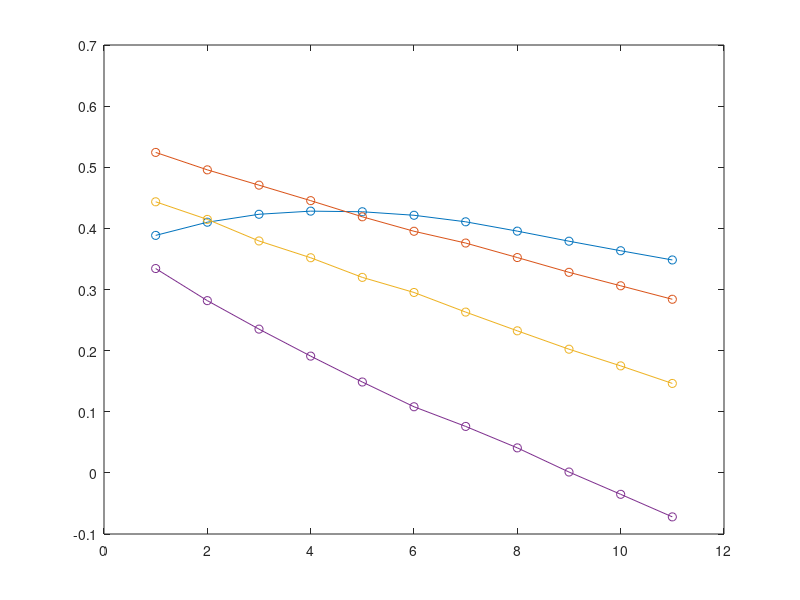

MATLAB code for this plot:
Cp_s1_vec = [0.388535059887793	0.410089271504859	0.423081263509132	0.428206874199250	0.427196256930238	0.421451820752997	0.410760262629052	0.395492451044128	0.379020807536522	0.363426259539419	0.348327633790221];

Cp_s2_vec = [0.524273605019206	0.495759252338887	0.470719355009459	0.445360826039762	0.418946806629481	0.395273037778017	0.376001584449836	0.352285861716555	0.328106970155638	0.306088065708441	0.284022340253381];

Cp_s3_vec = [0.443500334685753	0.414688427979398	0.379412940477698	0.351964393373824	0.319837688298843	0.295148539628623	0.263048006452663	0.232397377989702	0.202336822757299	0.175051007794760	0.146334398611290];

Cp_s4_vec = [0.334306586552559	0.281782682992607	0.235189345917949	0.191023114307577	0.148653388258926	0.108177974512491	0.0760052698195887	0.0409103256753319	0.00138831193398600	-0.0350654957412800	-0.0719803177373988];

figure
plot(Cp_s1_vec, '-o')
hold on
plot(Cp_s2_vec, '-o')
hold on
plot(Cp_s3_vec, '-o')
hold on
plot(Cp_s4_vec, '-o')


